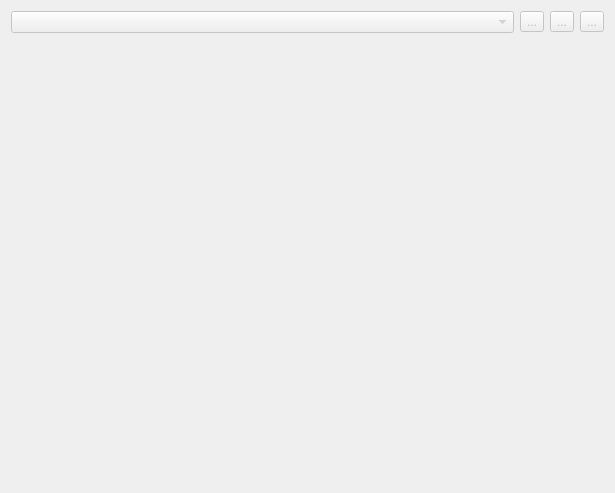
<?xml version="1.0" encoding="UTF-8"?>
<ui version="4.0">
 <class>color_palette</class>
 <widget class="QWidget" name="color_palette">
  <property name="geometry">
   <rect>
    <x>0</x>
    <y>0</y>
    <width>615</width>
    <height>493</height>
   </rect>
  </property>
  <property name="windowTitle">
   <string>Form</string>
  </property>
  <layout class="QVBoxLayout" name="verticalLayout_2">
   <item>
    <layout class="QHBoxLayout" name="tool_layout">
     <item>
      <widget class="QComboBox" name="color_palette_name">
       <property name="enabled">
        <bool>false</bool>
       </property>
       <property name="sizePolicy">
        <sizepolicy hsizetype="Preferred" vsizetype="Maximum">
         <horstretch>0</horstretch>
         <verstretch>0</verstretch>
        </sizepolicy>
       </property>
      </widget>
     </item>
     <item>
      <widget class="QToolButton" name="add_color_palette">
       <property name="enabled">
        <bool>false</bool>
       </property>
       <property name="sizePolicy">
        <sizepolicy hsizetype="Fixed" vsizetype="Maximum">
         <horstretch>0</horstretch>
         <verstretch>0</verstretch>
        </sizepolicy>
       </property>
       <property name="text">
        <string>...</string>
       </property>
       <property name="icon">
        <iconset resource="../resources.qrc">
         <normaloff>:/icons/add.png</normaloff>:/icons/add.png</iconset>
       </property>
      </widget>
     </item>
     <item>
      <widget class="QToolButton" name="remove_color_palette">
       <property name="enabled">
        <bool>false</bool>
       </property>
       <property name="sizePolicy">
        <sizepolicy hsizetype="Fixed" vsizetype="Maximum">
         <horstretch>0</horstretch>
         <verstretch>0</verstretch>
        </sizepolicy>
       </property>
       <property name="text">
        <string>...</string>
       </property>
       <property name="icon">
        <iconset resource="../resources.qrc">
         <normaloff>:/icons/remove.png</normaloff>:/icons/remove.png</iconset>
       </property>
      </widget>
     </item>
     <item>
      <widget class="QToolButton" name="rename_color_palette">
       <property name="enabled">
        <bool>false</bool>
       </property>
       <property name="sizePolicy">
        <sizepolicy hsizetype="Fixed" vsizetype="Maximum">
         <horstretch>0</horstretch>
         <verstretch>0</verstretch>
        </sizepolicy>
       </property>
       <property name="text">
        <string>...</string>
       </property>
       <property name="icon">
        <iconset resource="../resources.qrc">
         <normaloff>:/icons/rename.png</normaloff>:/icons/rename.png</iconset>
       </property>
      </widget>
     </item>
    </layout>
   </item>
   <item>
    <layout class="QHBoxLayout" name="palette_layout">
     <item>
      <layout class="QGridLayout" name="color_layout">
       <property name="spacing">
        <number>0</number>
       </property>
      </layout>
     </item>
     <item>
      <widget class="ColorPreview" name="color_preview" native="true">
       <property name="sizePolicy">
        <sizepolicy hsizetype="Fixed" vsizetype="Fixed">
         <horstretch>0</horstretch>
         <verstretch>0</verstretch>
        </sizepolicy>
       </property>
       <property name="minimumSize">
        <size>
         <width>95</width>
         <height>95</height>
        </size>
       </property>
      </widget>
     </item>
    </layout>
   </item>
   <item>
    <spacer name="verticalSpacer">
     <property name="orientation">
      <enum>Qt::Vertical</enum>
     </property>
     <property name="sizeHint" stdset="0">
      <size>
       <width>20</width>
       <height>40</height>
      </size>
     </property>
    </spacer>
   </item>
  </layout>
 </widget>
 <customwidgets>
  <customwidget>
   <class>ColorPreview</class>
   <extends>QWidget</extends>
   <header>color_preview</header>
   <container>1</container>
  </customwidget>
 </customwidgets>
 <resources>
  <include location="../resources.qrc"/>
 </resources>
 <connections/>
</ui>
